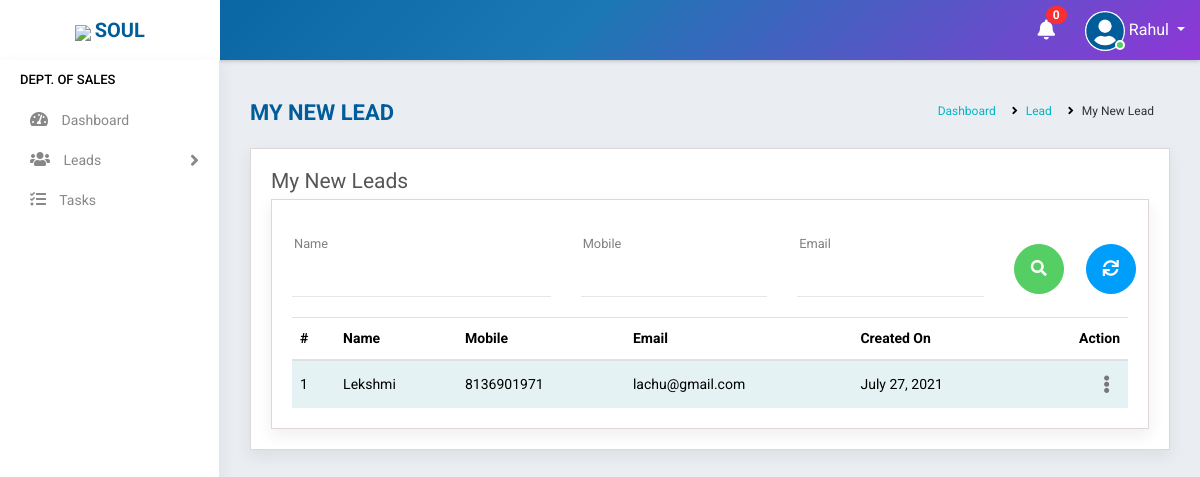
The app's page /lead/new/ (signed in), older data.
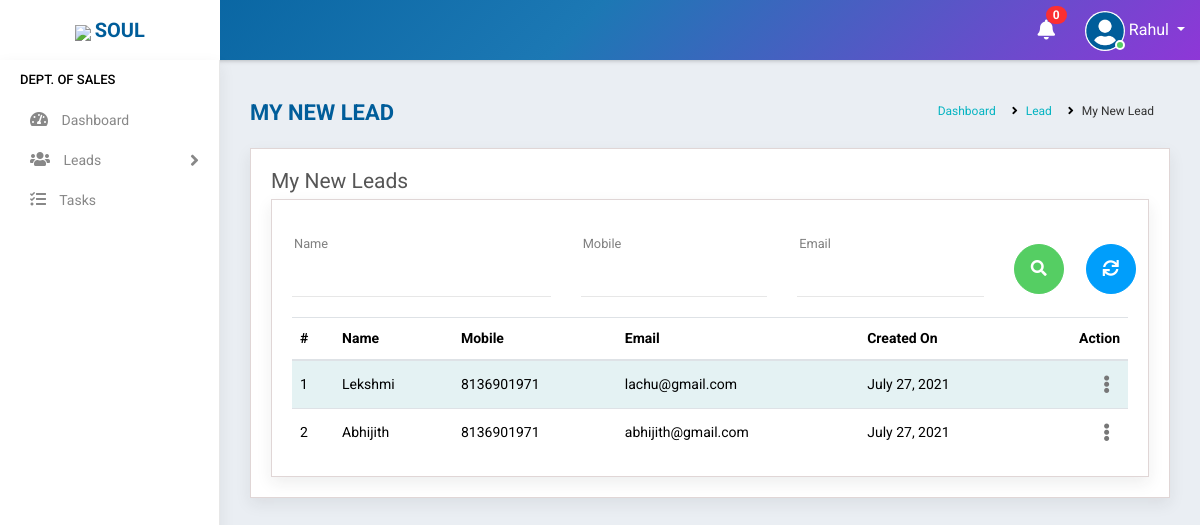
The same page, newer data.
### accounts/models.py (models this page shows, shortened)
class Lead(models.Model):
    groups = (
    ('New', 'New'),
    ('In Pipeline', 'In Pipeline'),
    ('Converted', 'Converted'),
    ('Lost', 'Lost'),
    ('Not Interested', 'Not Interested'),
    )
    name = models.CharField(max_length=100,null=True, blank=True)
    email = models.EmailField(max_length=200,null=True,blank=True)
    mobile = models.CharField(max_length=10,null=True,blank=True)
    generator = models.ForeignKey(Staff,on_delete=models.PROTECT, blank=True,null=True,limit_choices_to={'stype':"2"})
    created_on = models.DateField(auto_now_add=True, null=True, blank=True)
    status = models.CharField(max_length=100,null=True, blank=True,choices=groups,default="New")

### accounts/views.py (the view)
# urls.py: path('lead/new/', MyNewLead.as_view(),name='new_lead'),
class MyNewLead(View):
    def get(self, request):
        user=request.user
        if user.is_authenticated:
            note = Notification.objects.filter(receiver=user).filter(status="Not Read").order_by('-datetime')
            no_count = note.count()
            try:
                s= Staff.objects.get(user=user)
                if s.stype =="2":
                    lead = Lead.objects.filter(status="New").filter(generator=s)
                    f=LeadFilter(self.request.GET,queryset=lead)
                    lead=f.qs
                    return render(request,'accounts/my_lead.html',{'f':f,'s':s,'no_count':no_count,'note':note,'lead':lead})
                else:
                    return redirect('home')
            except:
                return redirect('home')
        else:
            return redirect('logout')

### accounts/templates/accounts/my_lead.html (shortened to what the changed rows need)
{% extends 'accounts/main.html' %}
    {% block content %}
<div class="main-wrapper">
    <div class="page-wrapper">
        <div class="content container-fluid">
            <div class="content-page">
                <div class="row">
                    <div class="col-md-12">
                        <div class="table-responsive">
                            <table class="table table-striped custom-table">
                                <thead>
                                    <tr>
                                        <th>#</th>
                                        <th>Name</th>
                                        <th>Mobile</th>
                                        <th>Email</th>
                                        <th>Created On</th>
                                        <th class="text-right">Action</th>
                                    </tr>
                                </thead>
                                <tbody>
                                    {% for i in lead %}
                                    <tr>
                                        <td>
                                            {{forloop.counter}}
                                        </td>
                                        <td>{{i.name}}</td>
                                        <td>{{i.mobile}}</td>
                                        <td>{{i.email}}</td>
                                        <td>{{i.created_on}}</td>
                                        <td class="text-right">
                                            <div class="dropdown dropdown-action">
                                                <a href="#" class="action-icon dropdown-toggle" data-toggle="dropdown"
                                                    aria-expanded="false"><i class="fas fa-ellipsis-v"></i></a>
                                            </div>
                                        </td>
                                    </tr>
                                    {% endfor %}
                                </tbody>
                            </table>
                        </div>
                    </div>
                </div>
            </div>
        </div>
    </div>
    {% endblock %}

Row changes from the older to the newer data that the page shows:
added Lead: name "Abhijith", mobile "8136901971", email "abhijith@gmail.com", created_on "July 27, 2021"
